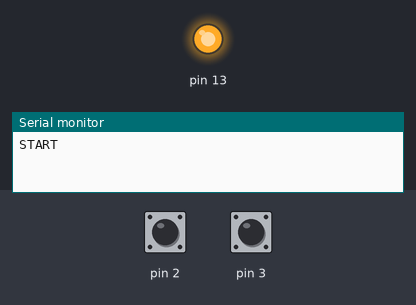
Recording of a sketch running on a simulated Arduino Uno, built with avr-gcc and run on an emulated ATmega328P. On the bench: output pins drawn as LEDs (lit = HIGH), the last lines printed to the serial monitor. The test bench sets the inputs (shaded band); at power-on: pin 2 HIGH, pin 3 HIGH.

Above: at 1.2 s.
1.3 s: pin 2 pulled LOW for 0.15 s
At 3.1 s:
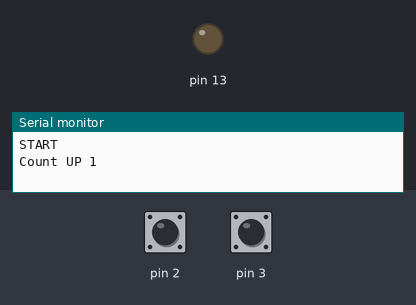
4.4 s: pin 3 pulled LOW for 0.15 s
Timing chart, 0 to 13.5 s (numbered marks = the images above; inputs shaded):
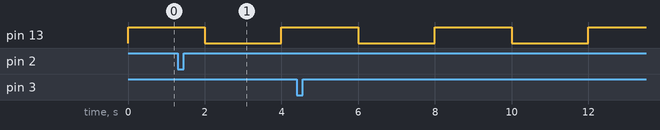

Measured:
- by itself, pin 13: alternates HIGH for 2.0 s and LOW for 2.0 s

The sketch:

lab3_2.ino
```cpp
int count = 0;

void setup()
{
    attachInterrupt(0, UP, FALLING);
    attachInterrupt(1, DOWN, FALLING);
    Serial.begin(115200);
    Serial.println("START");
    pinMode(2, INPUT_PULLUP);
    pinMode(3, INPUT_PULLUP);
    pinMode(13, OUTPUT);
}
void UP()
{
    if (count < 99)
    {
        count++;
        Serial.print("Count UP ");
        Serial.println(count);
    }
    else
    {
        count = 0;
        Serial.print("Count UP ");
        Serial.println(count);
    }
}

void DOWN()
{
    if (count > 0)
    {
        count--;
        Serial.print("Count DOWN ");
        Serial.println(count);
        delay(200);
    }
    else
    {
        count = 99;
        Serial.print("Count DOWN ");
        Serial.println(count);
    }
}

void loop()
{
    digitalWrite(13, HIGH);
    delay(2000);
    digitalWrite(13, LOW);
    delay(2000);
}
```
